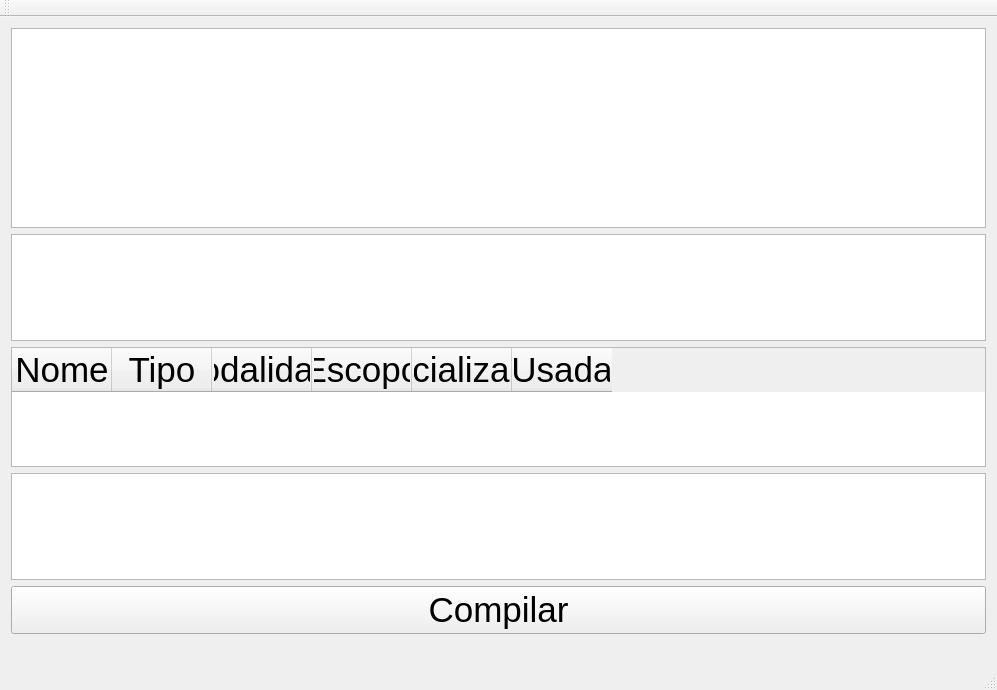
<?xml version="1.0" encoding="UTF-8"?>
<ui version="4.0">
 <class>Janela</class>
 <widget class="QMainWindow" name="Janela">
  <property name="geometry">
   <rect>
    <x>0</x>
    <y>0</y>
    <width>997</width>
    <height>690</height>
   </rect>
  </property>
  <property name="font">
   <font>
    <pointsize>26</pointsize>
   </font>
  </property>
  <property name="windowTitle">
   <string>Janela</string>
  </property>
  <widget class="QWidget" name="centralWidget">
   <layout class="QVBoxLayout" name="verticalLayout" stretch="0,0,0,0,0">
    <item>
     <widget class="QPlainTextEdit" name="entrada">
      <property name="minimumSize">
       <size>
        <width>0</width>
        <height>200</height>
       </size>
      </property>
     </widget>
    </item>
    <item>
     <layout class="QVBoxLayout" name="verticalLayout_2">
      <item>
       <widget class="QTextEdit" name="saida">
        <property name="readOnly">
         <bool>true</bool>
        </property>
       </widget>
      </item>
     </layout>
    </item>
    <item>
     <widget class="QTableWidget" name="tabelaSimbolos">
      <property name="minimumSize">
       <size>
        <width>0</width>
        <height>120</height>
       </size>
      </property>
      <property name="editTriggers">
       <set>QAbstractItemView::EditTrigger::NoEditTriggers</set>
      </property>
      <column>
       <property name="text">
        <string>Nome</string>
       </property>
      </column>
      <column>
       <property name="text">
        <string>Tipo</string>
       </property>
      </column>
      <column>
       <property name="text">
        <string>Modalidade</string>
       </property>
      </column>
      <column>
       <property name="text">
        <string>Escopo</string>
       </property>
      </column>
      <column>
       <property name="text">
        <string>Inicializada</string>
       </property>
      </column>
      <column>
       <property name="text">
        <string>Usada</string>
       </property>
      </column>
     </widget>
    </item>
    <item>
     <widget class="QPlainTextEdit" name="saidaAsm">
      <property name="readOnly">
       <bool>true</bool>
      </property>
     </widget>
    </item>
    <item>
     <widget class="QPushButton" name="botaoCompilar">
      <property name="text">
       <string>Compilar</string>
      </property>
     </widget>
    </item>
   </layout>
  </widget>
  <widget class="QMenuBar" name="menuBar">
   <property name="geometry">
    <rect>
     <x>0</x>
     <y>0</y>
     <width>997</width>
     <height>63</height>
    </rect>
   </property>
  </widget>
  <widget class="QToolBar" name="mainToolBar">
   <attribute name="toolBarArea">
    <enum>TopToolBarArea</enum>
   </attribute>
   <attribute name="toolBarBreak">
    <bool>false</bool>
   </attribute>
  </widget>
  <widget class="QStatusBar" name="statusBar"/>
 </widget>
 <layoutdefault spacing="6" margin="11"/>
 <resources/>
 <connections/>
</ui>
